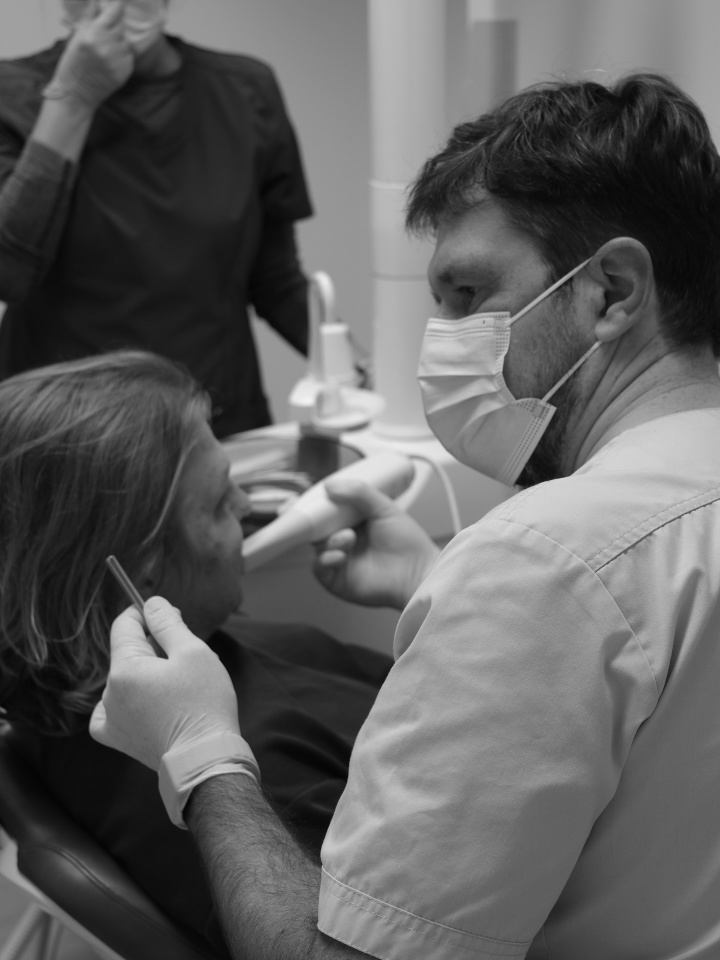
#> input picture materials/instagram/media/DUTNV6JDBv6-1.jpg, 1440 x 1920 px, given in place of DdOre5sDuo4-2.jpg, which was not available (shown at 1/2 size)
$ python images.py
#> lines starting #> are read from the running program, lines starting #| are printed output that depends on the picture; pictures that were not available may be replaced by others from this repository, and a replacement may not be noted
"""Фото клиники из materials/instagram/media -> site/assets/img/*.webp.

Запуск из корня репо: python3 -I tools/images.py
Ч/б кадры приводятся к одному тону (лёгкая S-кривая, тёплый нейтральный ч/б).
До/после и КТ-снимки остаются в цвете, как их опубликовала клиника.
"""
from pathlib import Path
from PIL import Image, ImageOps, ImageEnhance

SRC = Path('materials/instagram/media')
OUT = Path('site/assets/img')
OUT.mkdir(parents=True, exist_ok=True)

# имя: (исходник, crop-box или None, ч/б?, ширины)
W = (640, 1080, 1600)
JOBS = {
    'hero':        ('DdOre5sDuo4-2.jpg', None, True, (720, 1200, 1800)),
    'explain':     ('DahnUVbjh6K-1.jpg', None, True, W),
    'microscope':  ('DUTNV6JDBv6-2.jpg', None, True, W),
    'eyepiece':    ('DTTIyiADZ_7-3.jpg', None, True, W),
    'operatory':   ('DTTIyiADZ_7-1.jpg', None, True, W),
    'scanner':     ('DTTIyiADZ_7-4.jpg', None, True, W),
    'lab':         ('DN21qRB2rmm-5.jpg', None, True, W),
    'xray':        ('DN21qRB2rmm-2.jpg', None, True, W),
    'loupes':      ('DWHZlAWDSf7-2.jpg', None, True, W),
    'shield':      ('DZPK7pyjjBj-3.jpg', None, True, W),
    'assistant':   ('DXEg_x3DVTy-2.jpg', None, True, W),
    'team-micro':  ('DTTIyiADZ_7-5.jpg', None, True, W),
    'mirror':      ('DYnPRtEDoqv-2.jpg', None, True, W),
    'calm':        ('DYnPRtEDoqv-3.jpg', None, True, W),
    'hands':       ('DWHZlAWDSf7-4.jpg', None, True, W),
    'harvard':     ('DZLL0EODru5-2.jpg', None, True, (640, 1080)),
    'cbct-before': ('DVt_z_YDooL-1.jpg', None, False, (640, 1080)),
    'cbct-after':  ('DVt_z_YDooL-2.jpg', None, False, (640, 1080)),
    'wear-before': ('DVWPIBHDI9u-1.jpg', (0, 41, 1440, 634), False, (640, 1080, 1440)),
    'wear-after':  ('DVWPIBHDI9u-1.jpg', (0, 640, 1440, 1233), False, (640, 1080, 1440)),
    'smile-before':('DVWPIBHDI9u-2.jpg', (0, 0, 1440, 676), False, (640, 1080, 1440)),
    'smile-after': ('DVWPIBHDI9u-2.jpg', (0, 694, 1440, 1370), False, (640, 1080, 1440)),
    'metal-before':('DQt68YPDfVY-2.jpg', (0, 323, 1080, 666), False, (640, 1080)),
    'metal-after': ('DQt68YPDfVY-2.jpg', (0, 683, 1080, 1026), False, (640, 1080)),
}

def tone(im):
    g = ImageOps.grayscale(im)
    g = ImageOps.autocontrast(g, cutoff=0.4)
    # мягкая S-кривая
    lut = [int(255 * (0.5 - 0.5 * __import__('math').cos(3.14159 * (i / 255)))) * 0.35 + i * 0.65 for i in range(256)]
    g = g.point([int(v) for v in lut])
    # тёплый нейтральный ч/б: чёрный чуть тёплый, белый — фарфор
    return ImageOps.colorize(g, black=(16, 15, 14), white=(246, 243, 238), mid=(128, 125, 121))

sizes = {}
for name, (src, box, bw, widths) in JOBS.items():
    im = ImageOps.exif_transpose(Image.open(SRC / src)).convert('RGB')
#> im is the input picture: PIL image 1440x1920 RGB; min 3, max 242, mean 95.1
    if box:
        im = im.crop(box)
    if bw:
        im = tone(im)
#> in tone, `g = ImageOps.autocontrast(g, cutoff=0.4)`:
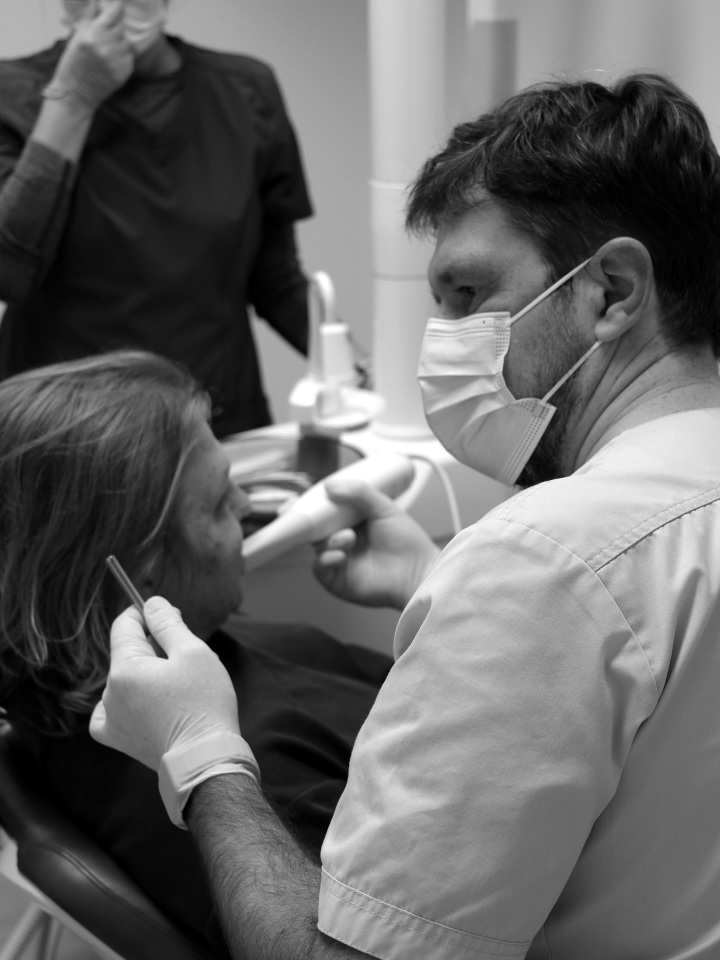
#> g: PIL image 1440x1920 L (shown at 1/2 size); min 0, max 255, mean 102.8
    else:
        im = ImageEnhance.Contrast(im).enhance(1.03)
    for w in widths:
        if w > im.width:
            w = im.width
        h = round(im.height * w / im.width)
        im.resize((w, h), Image.LANCZOS).save(OUT / f'{name}-{w}.webp', 'WEBP', quality=74, method=6)
#> this loop made 3 passes
#> pass 1, `im.resize((w, h), Image.LANCZOS).save(OUT / f'{name}-{w}.webp', 'WEBP'..`:
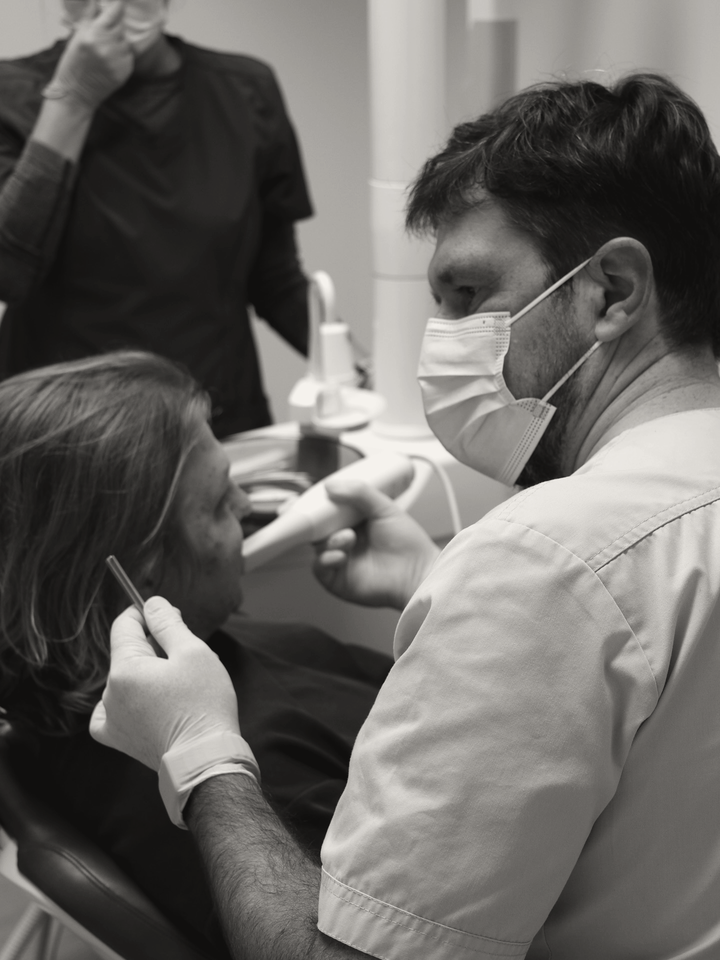
#> saved as hero-720.webp: PIL image 720x960 RGB; mean R, G, B 105.6, 103.3, 100.3
    sizes[name] = (im.width, im.height, [min(w, im.width) for w in widths])
    print(name, im.size)
#| hero (1440, 1920)
#> pass 2 of the loop `for name, (src, box, bw, widths) in JOBS.items():`:
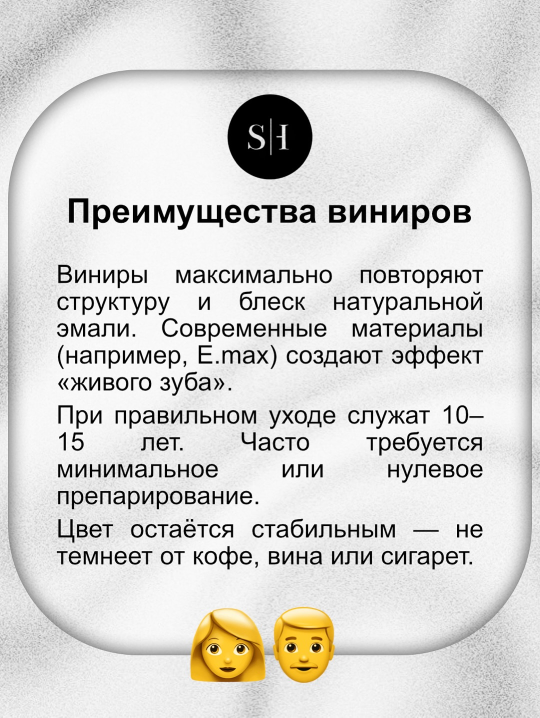
#> input picture materials/instagram/media/DND2w0nITCj-3.jpg, 1080 x 1435 px, given in place of DahnUVbjh6K-1.jpg, which was not available (shown at 1/2 size)
#> im is the input picture: PIL image 1080x1435 RGB; mean R, G, B 215.9, 214.8, 212.2
#> in tone (call 2), `g = ImageOps.grayscale(im)`:
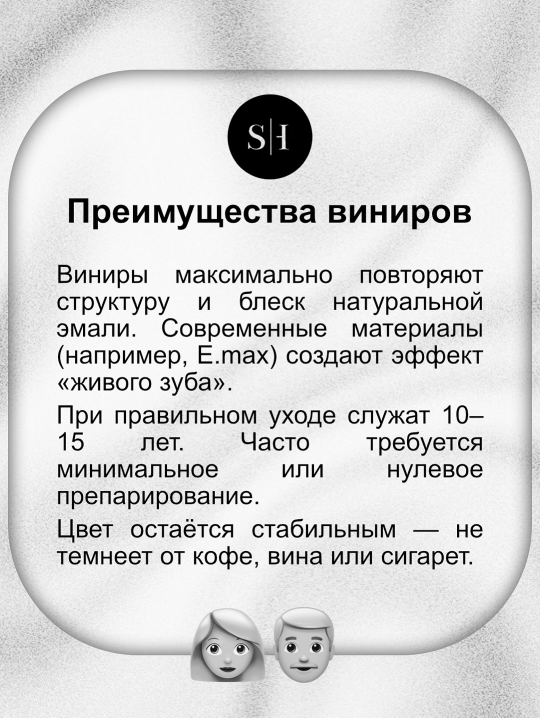
#> g: PIL image 1080x1435 L (shown at 1/2 size); min 0, max 255, mean 214.8
#> the loop `for w in widths:` made 3 passes
#> pass 1, `im.resize((w, h), Image.LANCZOS).save(OUT / f'{name}-{w}.webp', 'WEBP'..`:
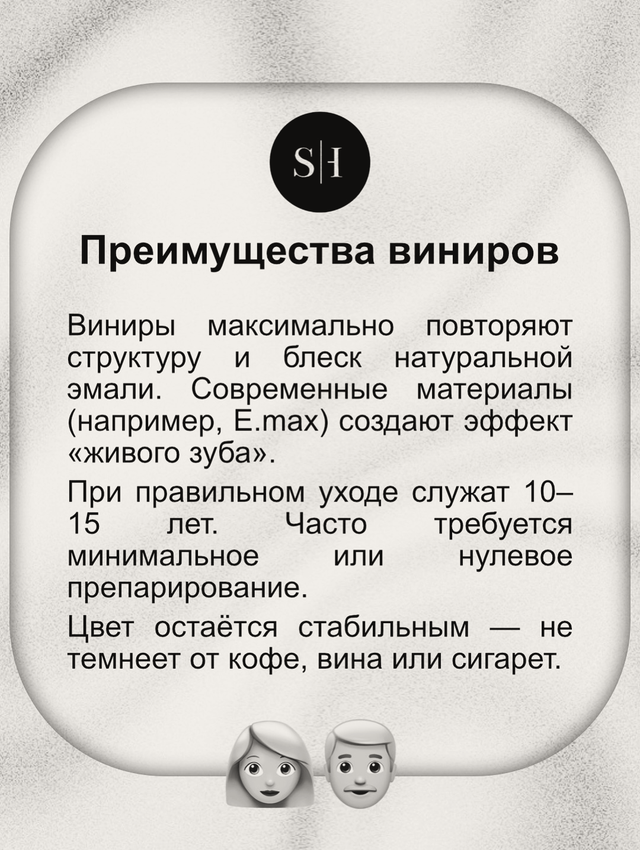
#> saved as explain-640.webp: PIL image 640x850 RGB; mean R, G, B 212.6, 209.8, 205.2
#| explain (1080, 1435)
#> pass 3 of the loop `for name, (src, box, bw, widths) in JOBS.items():`:
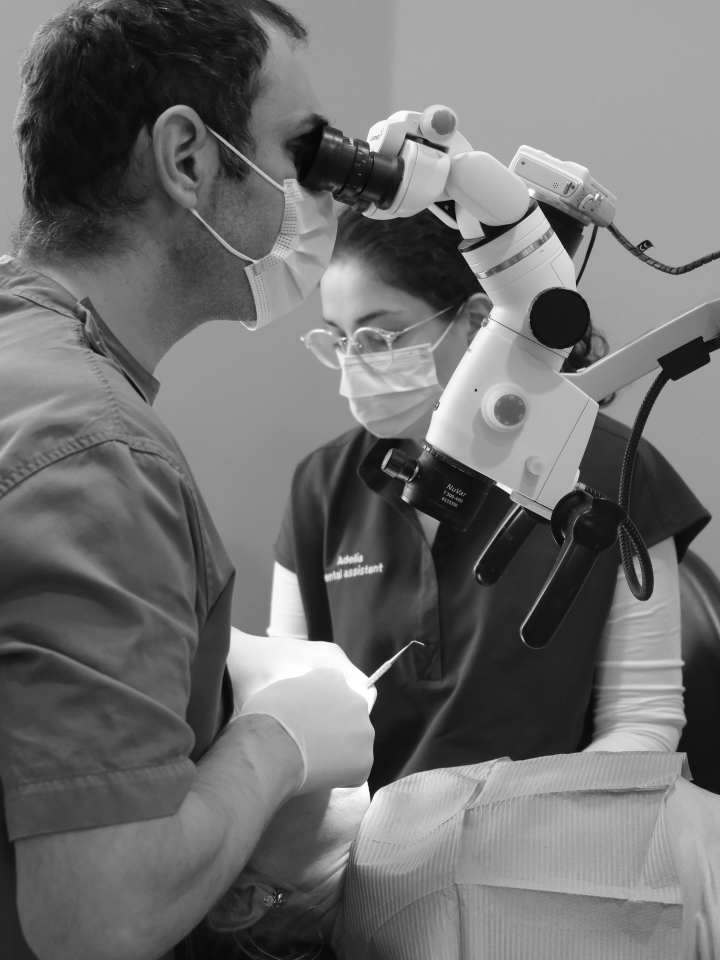
#> input picture materials/instagram/media/DUTNV6JDBv6-2.jpg, 1440 x 1920 px, found by its file name (shown at 1/2 size)
#> im is the input picture: PIL image 1440x1920 RGB; min 1, max 255, mean 110.6
#> the loop `for w in widths:` made 3 passes
#> pass 1, `im.resize((w, h), Image.LANCZOS).save(OUT / f'{name}-{w}.webp', 'WEBP'..`:
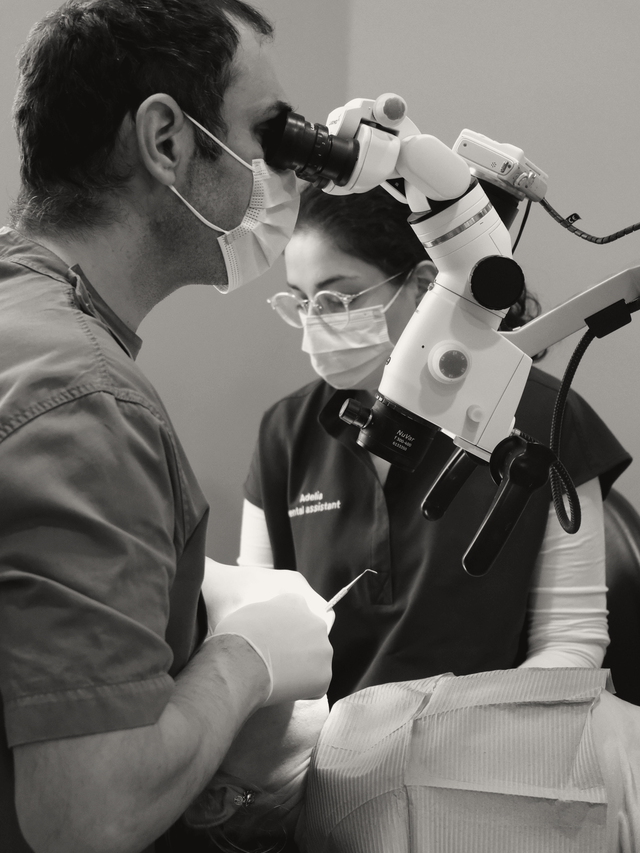
#> saved as microscope-640.webp: PIL image 640x853 RGB; mean R, G, B 108.5, 106.1, 103
#| microscope (1440, 1920)
#> (the run stopped early here; a loop or call above may not have finished)
